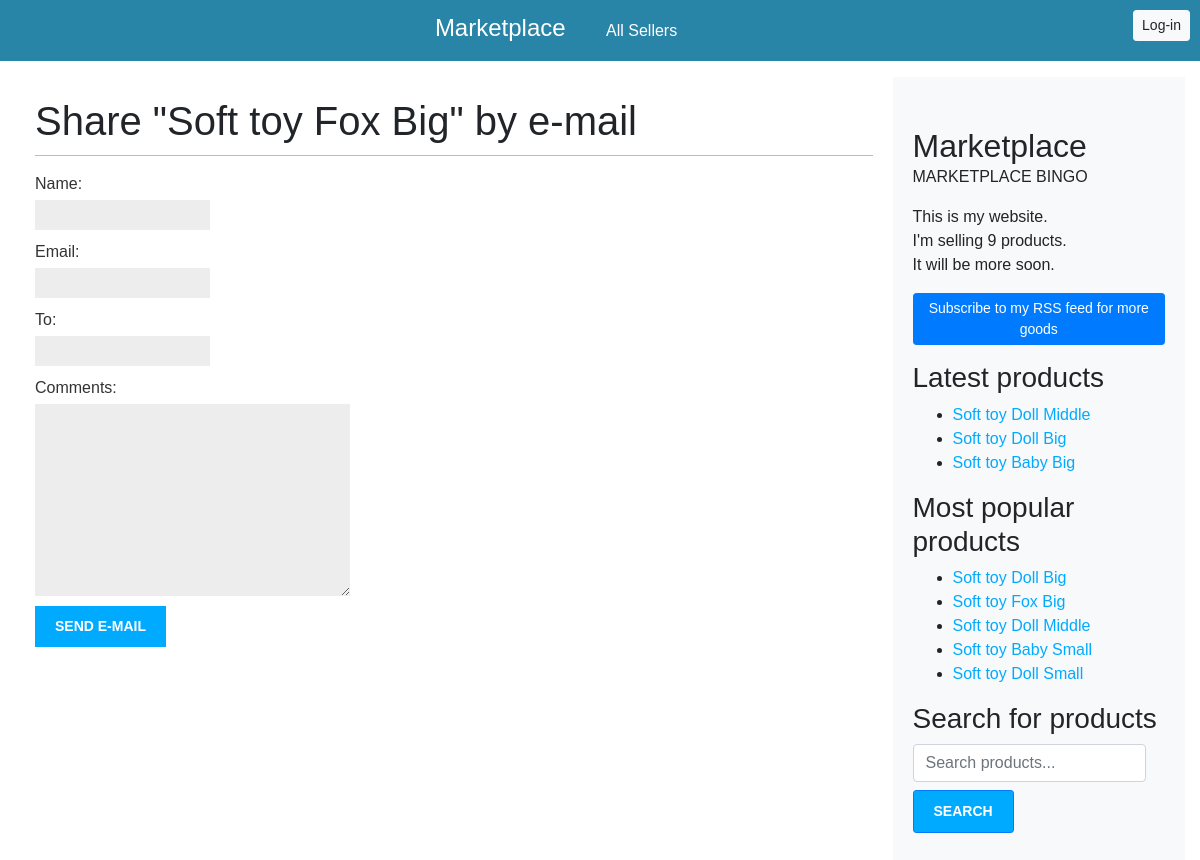
/1/share/, run on the app's committed database.
### marketplace/models.py (models this page shows, shortened)
class Product(models.Model):
    class Status(models.TextChoices):
        DRAFT = 'DF', 'Draft'
        PUBLISHED = 'PB', 'Published'
    title = models.CharField(max_length=250)
    slug = models.SlugField(max_length=250, unique_for_date='publish')
    price = models.DecimalField(max_digits=10, decimal_places=2)
    seller = models.ForeignKey(
        settings.AUTH_USER_MODEL,
        on_delete=models.CASCADE,
        related_name='marketplace_posts'
    )
    description = models.TextField()
    publish = models.DateTimeField(default=timezone.now)
    created = models.DateTimeField(auto_now_add=True)
    updated = models.DateTimeField(auto_now=True)
    status = models.CharField(
        max_length=2,
        choices=Status.choices,
        default=Status.DRAFT
    )
    average_rating = models.DecimalField(max_digits=3, decimal_places=2, default=0)
    objects = models.Manager()  # The default manager.
    published = PublishedManager()  # Our custom manager.
    tags = TaggableManager()
    class Meta:
        ordering = ['-publish']
        indexes = [
            models.Index(fields=['-publish']),
        ]
    def get_absolute_url(self):
        return reverse('marketplace:product_detail',
                       args=[
                           self.publish.year,
                           self.publish.month,
                           self.publish.day,
                           self.slug]
                       )

### marketplace/views.py (the view)
# urls.py: path('<int:product_id>/share/', views.product_share, name='product_share'),
def product_share(request, product_id):
    product = get_object_or_404(Product, id=product_id, status=Product.Status.PUBLISHED)
    sent = False
    if request.method == 'POST':
        form = EmailPostForm(request.POST)
        if form.is_valid():
            cd = form.cleaned_data
            product_url = request.build_absolute_uri(
                product.get_absolute_url()
            )
            subject = (
                f"{cd['name']} ({cd['email']}) "
                f"recommends you read {product.title}"
            )
            message = (f"Read {product.title} at {product_url}\n\n"
                       f"{cd['name']}\'s comments: {cd['comments']}"
                       )
            send_mail(
                subject=subject,
                message=message,
                from_email='nedilja90@gmail.com',
                recipient_list=[cd['to']]
            )
            sent = True
    else:
        form = EmailPostForm()
    return render(
        request,
        'marketplace/product/share.html',
        {'product': product,
         'form': form,
         'sent': sent
         }
    )

### marketplace/forms.py
class EmailPostForm(forms.Form):
    name = forms.CharField(max_length=25) #name of the person sending the product
    email = forms.EmailField() #the email of the person sending the product recommendation.
    to = forms.EmailField() # the email address of the recipient, who will receive an email recommending the product.
    comments = forms.CharField(    #for comments to include in the product recommendation email.
        required=False,    # optional
        widget=forms.Textarea
    )

### marketplace/models.py (called while the page is built)
    def get_queryset(self):
        return (
            super().get_queryset().filter(status=Product.Status.PUBLISHED)
        )

### marketplace/templatetags/marketplace_tags.py (called while the page is built)
@register.simple_tag
def total_products():
    return Product.published.count()

@register.inclusion_tag('marketplace/product/latest_products.html')
def show_latest_products(count=5):
    latest_products = Product.published.order_by('-publish')[:count]
    return {'latest_products': latest_products}

@register.simple_tag
def get_most_commented_products(count=5):
    return Product.published.annotate(
        total_comments=Count('comments')
    ).order_by('-total_comments')[:count]

### marketplace/templates/marketplace/product/share.html (shortened to what this page needs)
{% extends "marketplace/base.html" %}
{% block content %}
  {% if sent %}
    <h1>E-mail successfully sent</h1>
    <p>
      "{{ product.title }}" was successfully sent to {{ form.cleaned_data.to }}.
    </p>
    <p><a href="{{ product.get_absolute_url }}">Back to the product</a></p>
  {% else %}
    <h1>Share "{{ product.title }}" by e-mail</h1>
    <form method="post" novalidate>
      {{ form.as_p }}
      <input type="submit" value="Send e-mail">
    </form>
  {% endif %}
{% endblock %}

### marketplace/templates/marketplace/base.html (shortened to what this page needs)
{% load marketplace_tags %}
{% load static %}
<!DOCTYPE html>
<html lang="en">
<head>
    <link href="https://stackpath.bootstrapcdn.com/bootstrap/4.5.2/css/bootstrap.min.css" rel="stylesheet">
    <link href="{% static 'css/marketplace.css' %}" rel="stylesheet">
</head>
<body>
    <div id="header" class="container-fluid">
        <span class="logo">
            <a href="{% url 'marketplace:product_list' %}">Marketplace</a>
        </span>
        <div class="nav">
            <a href="{% url 'marketplace:seller_list' %}" class="nav-link">All Sellers</a>
        </div>
        {% if request.user.is_authenticated %}
            <span class="user float-right">
                Hello {{ request.user.first_name|default:request.user.username }},
                <form action="{% url "marketplace:logout" %}" method="post" class="d-inline">
                    <button type="submit" class="btn btn-sm btn-light">Logout</button>
                    {% csrf_token %}
                </form>
            </span>
        {% else %}
            <a href="{% url 'marketplace:login' %}" class="btn btn-sm btn-light float-right">Log-in</a>
        {% endif %}
    </div>
    <div id="container" class="container-fluid mt-3">
        <div id="content" class="col-md-9">
            {% block content %}
            {% endblock %}
        </div>
        <div id="sidebar" class="col-md-3">
            <h2>Marketplace</h2>
            <p>MARKETPLACE BINGO</p>
            <p>
                This is my website.<br>
                I'm selling {% total_products %} products.<br>
                It will be more soon.
            </p>
            <p>
                <a href="{% url "marketplace:product_feed" %}" class="btn btn-primary btn-sm">
                    Subscribe to my RSS feed for more goods
                </a>
            </p>
            <h3>Latest products</h3>
            {% show_latest_products 3 %}
            <h3>Most popular products</h3>
            {% get_most_commented_products as most_commented_products %}
            <ul>
                {% for product in most_commented_products %}
                <li>
                    <a href="{{ product.get_absolute_url }}">{{ product.title }}</a>
                </li>
                {% endfor %}
            </ul>
            <h3>Search for products</h3>
            <form method="get" action="{% url 'marketplace:product_search' %}" class="form-inline">
                <input type="text" name="query" placeholder="Search products..." class="form-control mb-2 mr-sm-2">
                <input type="submit" value="Search" class="btn btn-sm btn-primary">
            </form>
        </div>
    </div>
</body>
</html>

### marketplace/templates/marketplace/product/latest_products.html
<ul>
  {% for product in latest_products %}
    <li>
      <a href="{{ product.get_absolute_url }}">{{ product.title }}</a>
    </li>
  {% endfor %}
</ul>

### marketplace/static/css/marketplace.css (style rules this page uses)
body { margin:0; padding:0; font-family:helvetica, sans-serif; }
a { color:#00abff; text-decoration:none; }
h1 { font-weight:normal; border-bottom:1px solid #bbb; padding:0 0 10px 0; }
h2 { font-weight:normal; margin:30px 0 0; }
#content { float:left; width:60%; padding:0 0 0 30px; }
#sidebar { float:right; width:30%; padding:10px; background:#efefef; height:100%; }
label { float:left; clear:both; color:#333; margin-bottom:4px; }
input, textarea { clear:both; float:left; margin:0 0 10px; background:#ededed; border:0; padding:6px 10px; font-size:12px; }
input[type=submit] { font-weight:bold; background:#00abff; color:#fff; padding:10px 20px; font-size:14px; text-transform:uppercase; }

### marketplace/templates/marketplace/base.html (style rules this page uses)
#header { background-color: #2885a7; padding: 10px; color: white; text-align: center; }
#container { display: flex; flex-direction: row; }
#content { flex: 3; padding: 20px; }
#sidebar { flex: 1; padding: 20px; background-color: #f8f9fa; }
.logo a { color: white; text-decoration: none; font-size: 24px; }
.nav-link { color: white; margin-right: 15px; text-decoration: none; }
.nav { display: inline-block; margin-left: 20px; }

### data on the page
Product: title "Soft toy Fox Big"
Product: title "Soft toy Doll Middle"
Product: title "Soft toy Doll Big"
Product: title "Soft toy Baby Big"
Product: title "Soft toy Baby Small"
Product: title "Soft toy Doll Small"
